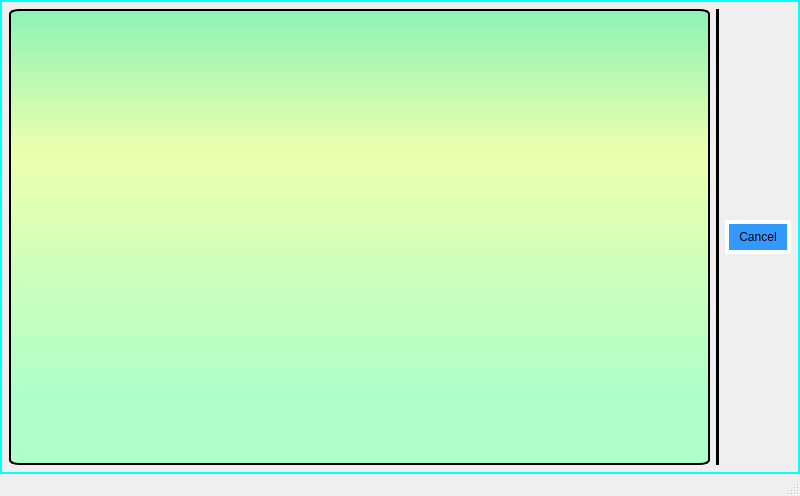
<?xml version="1.0" encoding="UTF-8"?>
<ui version="4.0">
 <class>MainWindow</class>
 <widget class="QMainWindow" name="MainWindow">
  <property name="geometry">
   <rect>
    <x>0</x>
    <y>0</y>
    <width>800</width>
    <height>496</height>
   </rect>
  </property>
  <property name="windowTitle">
   <string>Entry List Window</string>
  </property>
  <property name="styleSheet">
   <string notr="true">QPushButton { 
background-color:rgb(51, 153, 255); 
border: 4px solid white;
padding: 6px 10px;
font: 75 12pt &quot;System&quot;;
}
#centralwidget{
border: 2px solid cyan;
background-color: qlineargradient(spread:pad, x1:0, y1:0, x2:1, y2:0, stop:0 rgba(153, 245, 230, 255), stop:0.09 rgba(220, 246, 236, 255), stop:0.14 rgba(150, 239, 246, 255), stop:0.187702 rgba(73, 187, 241, 255), stop:0.25 rgba(40, 151, 232, 255), stop:0.32 rgba(243, 248, 224, 255), stop:0.385 rgba(162, 249, 213, 237), stop:0.47 rgba(109, 168, 162, 227), stop:0.58 rgba(186, 232, 191, 232), stop:0.65 rgba(255, 255, 255, 255), stop:0.75 rgba(46, 142, 222, 255), stop:0.805 rgba(117, 187, 218, 255), stop:0.86 rgba(175, 254, 231, 255), stop:0.925566 rgba(254, 236, 244, 255), stop:1 rgba(191, 230, 255, 255));
}

QPushButton:pressed{
background-color: qlineargradient(spread:pad, x1:0, y1:0, x2:1, y2:0, stop:0 rgba(153, 245, 230, 255), stop:0.09 rgba(220, 246, 236, 255), stop:0.14 rgba(150, 239, 246, 255), stop:0.187702 rgba(73, 187, 241, 255), stop:0.25 rgba(40, 151, 232, 255), stop:0.32 rgba(243, 248, 224, 255), stop:0.385 rgba(162, 249, 213, 237), stop:0.47 rgba(109, 168, 162, 227), stop:0.58 rgba(186, 232, 191, 232), stop:0.65 rgba(255, 255, 255, 255), stop:0.75 rgba(46, 142, 222, 255), stop:0.805 rgba(117, 187, 218, 255), stop:0.86 rgba(175, 254, 231, 255), stop:0.925566 rgba(254, 236, 244, 255), stop:1 rgba(191, 230, 255, 255));
border: 3px solid white;
padding: 6px 10px;
font: 75 16pt &quot;System&quot;;
}

QTextEdit{
border:2px dot-dot-dash;
border-top-style: solid;
border-color: blue;
}

QLineEdit{
border: 2px solid grey;
border-radius: 2px 2px;
}

QLabel{
font: 10pt &quot;MS Gothic&quot;;
}</string>
  </property>
  <widget class="QWidget" name="centralwidget">
   <layout class="QVBoxLayout" name="verticalLayout">
    <item>
     <layout class="QHBoxLayout" name="horizontalLayout">
      <item>
       <widget class="QListWidget" name="item_list">
        <property name="font">
         <font>
          <pointsize>10</pointsize>
         </font>
        </property>
        <property name="styleSheet">
         <string notr="true">background-color: qlineargradient(spread:repeat, x1:1, y1:0, x2:1, y2:1, stop:0 rgba(141, 243, 181, 255), stop:0.316384 rgba(237, 255, 174, 255), stop:0.847458 rgba(174, 255, 201, 255));
border: 2px solid balck;
border-radius: 10px 5px;</string>
        </property>
       </widget>
      </item>
      <item>
       <widget class="Line" name="line">
        <property name="frameShadow">
         <enum>QFrame::Plain</enum>
        </property>
        <property name="lineWidth">
         <number>5</number>
        </property>
        <property name="orientation">
         <enum>Qt::Vertical</enum>
        </property>
       </widget>
      </item>
      <item>
       <widget class="QPushButton" name="pushButton_cancel">
        <property name="text">
         <string>Cancel</string>
        </property>
       </widget>
      </item>
     </layout>
    </item>
   </layout>
  </widget>
  <widget class="QStatusBar" name="statusbar"/>
 </widget>
 <resources/>
 <connections/>
</ui>
